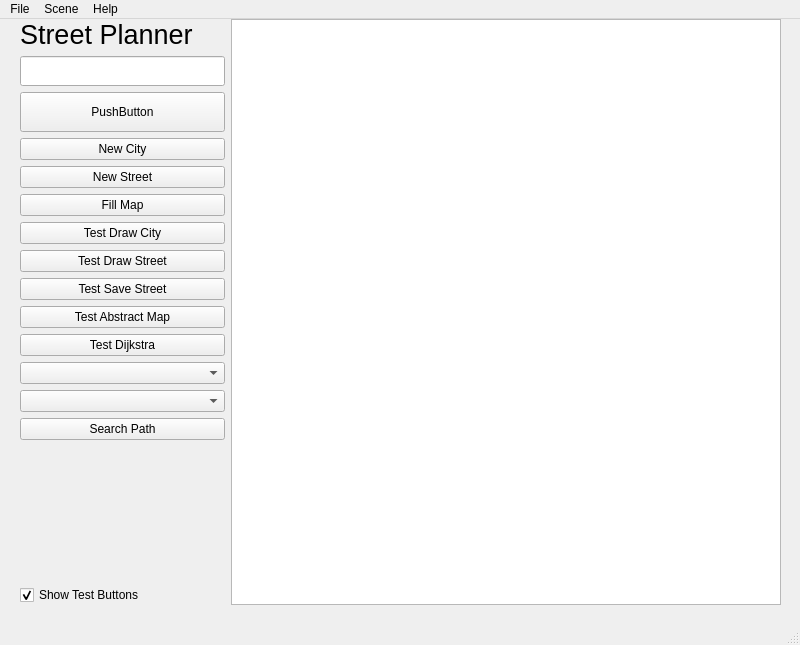
<?xml version="1.0" encoding="UTF-8"?>
<ui version="4.0">
 <class>MainWindow</class>
 <widget class="QMainWindow" name="MainWindow">
  <property name="geometry">
   <rect>
    <x>0</x>
    <y>0</y>
    <width>800</width>
    <height>645</height>
   </rect>
  </property>
  <property name="windowTitle">
   <string>MainWindow</string>
  </property>
  <widget class="QWidget" name="centralwidget">
   <widget class="QWidget" name="horizontalLayoutWidget">
    <property name="geometry">
     <rect>
      <x>20</x>
      <y>0</y>
      <width>761</width>
      <height>586</height>
     </rect>
    </property>
    <layout class="QHBoxLayout" name="horizontalLayout">
     <item>
      <layout class="QVBoxLayout" name="verticalLayout">
       <item>
        <widget class="QLabel" name="label_eingabe">
         <property name="font">
          <font>
           <pointsize>20</pointsize>
          </font>
         </property>
         <property name="text">
          <string>Street Planner</string>
         </property>
        </widget>
       </item>
       <item>
        <widget class="QLineEdit" name="lineEdit_eingabe">
         <property name="sizePolicy">
          <sizepolicy hsizetype="Expanding" vsizetype="Minimum">
           <horstretch>0</horstretch>
           <verstretch>0</verstretch>
          </sizepolicy>
         </property>
         <property name="minimumSize">
          <size>
           <width>0</width>
           <height>30</height>
          </size>
         </property>
        </widget>
       </item>
       <item>
        <widget class="QPushButton" name="pushButton">
         <property name="sizePolicy">
          <sizepolicy hsizetype="Minimum" vsizetype="Minimum">
           <horstretch>0</horstretch>
           <verstretch>0</verstretch>
          </sizepolicy>
         </property>
         <property name="minimumSize">
          <size>
           <width>0</width>
           <height>40</height>
          </size>
         </property>
         <property name="text">
          <string>PushButton</string>
         </property>
        </widget>
       </item>
       <item>
        <widget class="QPushButton" name="pushButton_newCity">
         <property name="text">
          <string>New City</string>
         </property>
        </widget>
       </item>
       <item>
        <widget class="QPushButton" name="pushButton_newStreet">
         <property name="text">
          <string>New Street</string>
         </property>
        </widget>
       </item>
       <item>
        <widget class="QPushButton" name="fillMap">
         <property name="text">
          <string>Fill Map</string>
         </property>
        </widget>
       </item>
       <item>
        <widget class="QPushButton" name="pushButton_2">
         <property name="text">
          <string>Test Draw City</string>
         </property>
        </widget>
       </item>
       <item>
        <widget class="QPushButton" name="pushButton_3">
         <property name="text">
          <string>Test Draw Street</string>
         </property>
        </widget>
       </item>
       <item>
        <widget class="QPushButton" name="pushButton_4">
         <property name="text">
          <string>Test Save Street</string>
         </property>
        </widget>
       </item>
       <item>
        <widget class="QPushButton" name="pushButton_testAbstractMap">
         <property name="text">
          <string>Test Abstract Map</string>
         </property>
        </widget>
       </item>
       <item>
        <widget class="QPushButton" name="pushButton_testDijkstra">
         <property name="text">
          <string>Test Dijkstra</string>
         </property>
        </widget>
       </item>
       <item>
        <widget class="QComboBox" name="comboBoxStart">
         <property name="placeholderText">
          <string>Start</string>
         </property>
        </widget>
       </item>
       <item>
        <widget class="QComboBox" name="comboBoxZiel">
         <property name="placeholderText">
          <string>Destination</string>
         </property>
        </widget>
       </item>
       <item>
        <widget class="QPushButton" name="pushButton_6">
         <property name="text">
          <string>Search Path</string>
         </property>
        </widget>
       </item>
       <item>
        <spacer name="verticalSpacer">
         <property name="orientation">
          <enum>Qt::Orientation::Vertical</enum>
         </property>
         <property name="sizeHint" stdset="0">
          <size>
           <width>20</width>
           <height>40</height>
          </size>
         </property>
        </spacer>
       </item>
       <item>
        <widget class="QCheckBox" name="checkBox">
         <property name="text">
          <string>Show Test Buttons</string>
         </property>
         <property name="checked">
          <bool>true</bool>
         </property>
        </widget>
       </item>
      </layout>
     </item>
     <item>
      <widget class="QGraphicsView" name="graphicsView">
       <property name="sizePolicy">
        <sizepolicy hsizetype="Minimum" vsizetype="Expanding">
         <horstretch>0</horstretch>
         <verstretch>0</verstretch>
        </sizepolicy>
       </property>
       <property name="minimumSize">
        <size>
         <width>550</width>
         <height>0</height>
        </size>
       </property>
       <property name="sceneRect">
        <rectf>
         <x>0.000000000000000</x>
         <y>0.000000000000000</y>
         <width>540.000000000000000</width>
         <height>540.000000000000000</height>
        </rectf>
       </property>
       <property name="resizeAnchor">
        <enum>QGraphicsView::ViewportAnchor::AnchorViewCenter</enum>
       </property>
       <property name="viewportUpdateMode">
        <enum>QGraphicsView::ViewportUpdateMode::FullViewportUpdate</enum>
       </property>
      </widget>
     </item>
    </layout>
   </widget>
  </widget>
  <widget class="QStatusBar" name="statusbar"/>
  <widget class="QMenuBar" name="menubar">
   <property name="geometry">
    <rect>
     <x>0</x>
     <y>0</y>
     <width>800</width>
     <height>24</height>
    </rect>
   </property>
   <widget class="QMenu" name="menuFile">
    <property name="title">
     <string>File</string>
    </property>
    <addaction name="actionOpen"/>
    <addaction name="actionSave"/>
    <addaction name="separator"/>
    <addaction name="actionExit"/>
   </widget>
   <widget class="QMenu" name="menuScene">
    <property name="title">
     <string>Scene</string>
    </property>
    <addaction name="actionClear_Scene"/>
   </widget>
   <widget class="QMenu" name="menuHelp">
    <property name="title">
     <string>Help</string>
    </property>
    <addaction name="actionUeber_uns"/>
   </widget>
   <addaction name="menuFile"/>
   <addaction name="menuScene"/>
   <addaction name="menuHelp"/>
  </widget>
  <action name="actionOpen">
   <property name="text">
    <string>Open</string>
   </property>
  </action>
  <action name="actionSave">
   <property name="text">
    <string>Save</string>
   </property>
  </action>
  <action name="actionExit">
   <property name="text">
    <string>Leave</string>
   </property>
   <property name="shortcut">
    <string>Alt+E</string>
   </property>
  </action>
  <action name="actionClear_Scene">
   <property name="text">
    <string>Clear Scene</string>
   </property>
   <property name="shortcut">
    <string>Alt+S</string>
   </property>
  </action>
  <action name="actionUeber_uns">
   <property name="text">
    <string>Über uns</string>
   </property>
  </action>
 </widget>
 <resources/>
 <connections/>
</ui>
